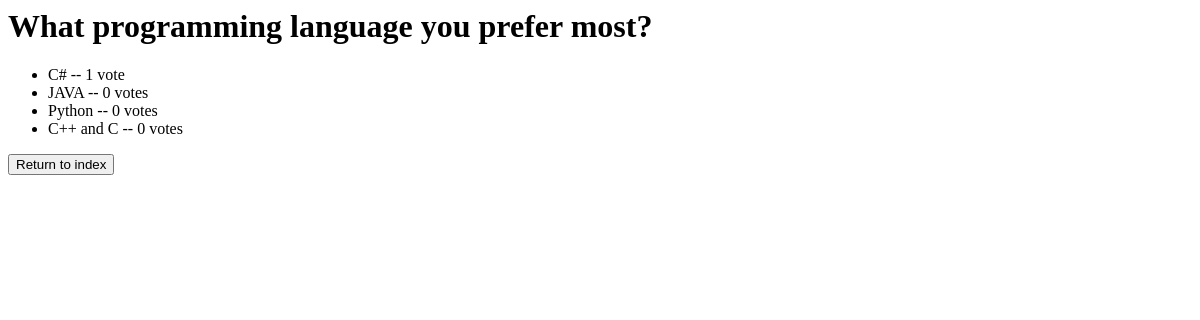
Page /polls/6/results/ on the earlier database version.
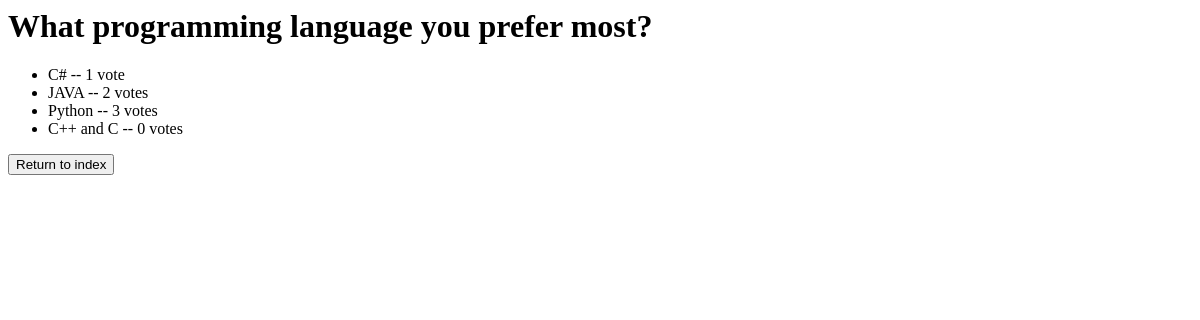
Same page on the later database version.
### polls/models.py (models this page shows, shortened)
class Question(models.Model):
    question_text = models.CharField(max_length=200)
    pub_date = models.DateTimeField('Date published', default=timezone.now())
    end_date = models.DateTimeField('Closed date', default=timezone.now()+timezone.timedelta(7))

class Choice(models.Model):
    question = models.ForeignKey(Question, on_delete=models.CASCADE)
    choice_text = models.CharField(max_length=200)
    votes = models.IntegerField(default=0)

### polls/views.py (the view)
# urls.py: path('<int:pk>/results/', views.ResultsView.as_view(), name='results'),
class ResultsView(generic.DetailView):
    model = Question
    template_name = 'polls/results.html'

### polls/templates/polls/results.html
<h1>{{ question.question_text }}</h1>
<ul>
{% for choice in question.choice_set.all %}
    <li>{{ choice.choice_text }} -- {{ choice.votes }} vote{{ choice.votes|pluralize }}</li>
{% endfor %}
</ul>
<a href="{% url 'polls:index' %}"><button>Return to index</button></a>

Differences in the rows shown:
changed Choice "JAVA": votes "0" → "2"
changed Choice "Python": votes "0" → "3"
